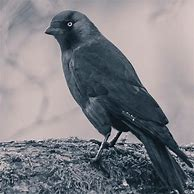
#> input picture bird.jpg, 194 x 194 px, found by its file name
$ python image.py
#> lines starting #> are read from the running program, lines starting #| are printed output that depends on the picture; after the words box and inside, x2 and y2 are one past the last pixel; in counts of white or black regions, pixels touching at a corner belong together
import cv2
import numpy as np

def segment_image(image_path):
    # Load the image
#> called with image_path = 'bird.jpg'
    imagee = cv2.imread(image_path)
#> imagee is the input picture: shape (194, 194, 3); mean B, G, R 132.9, 127.4, 127.4
    ideal = (512,512)
    image = cv2.resize(imagee, ideal)
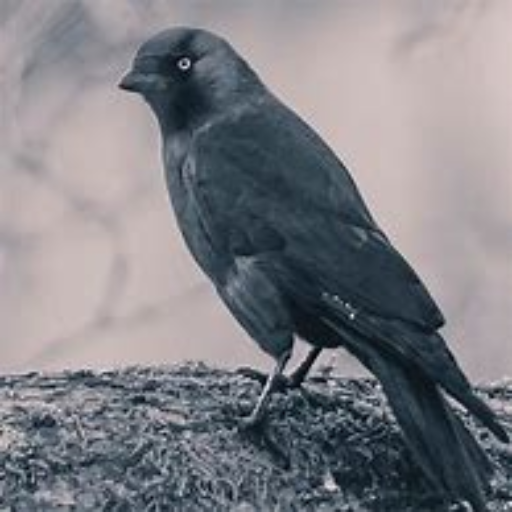
#> image: shape (512, 512, 3); mean B, G, R 132.8, 127.3, 127.3
    mask = np.zeros(image.shape[:2], dtype=np.uint8)

    # Define the bounding box for the region of interest (ROI)
    roi = (50,50, 400, 300)  # Example bounding box coordinates (x, y, width, height)

    # Create an initial mask with probable foreground and background regions
    bgd_model = np.zeros((1, 65), dtype=np.float64)
    fgd_model = np.zeros((1, 65), dtype=np.float64)
    rect = (roi[0], roi[1], roi[0] + roi[2], roi[1] + roi[3])
    cv2.grabCut(image, mask, rect, bgd_model, fgd_model, 5, cv2.GC_INIT_WITH_RECT)

    # Refine the segmentation by iteratively updating the mask
    mask = np.where((mask == 2) | (mask == 0), 0, 1).astype('uint8')  # Convert mask to binary (0 or 1)

    # Calculate the segmentation metrics: IOU and pixel accuracy
    ground_truth_mask = np.zeros(image.shape[:2], dtype=np.uint8)
    # Define the ground truth mask for evaluation (manually or from annotated data)
    # Set pixels inside the region of interest as foreground (1) and outside as background (0)
    ground_truth_mask[roi[1]:roi[1] + roi[3], roi[0]:roi[0] + roi[2]] = 1

    intersection = np.logical_and(ground_truth_mask, mask)
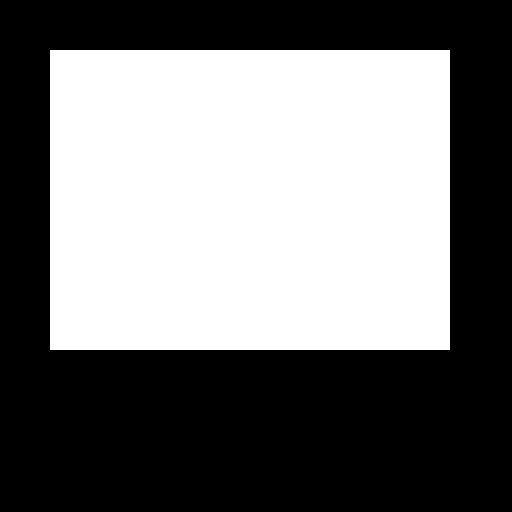
#> ground_truth_mask: shape (512, 512); values 0 (black) and 1 (white), 45.8% white; 1 white region, box (x1, y1, x2, y2) and area: (50, 50, 450, 350) 120000
    union = np.logical_or(ground_truth_mask, mask)
    iou = np.sum(intersection) / np.sum(union)
#> iou = 0.417
    pixel_accuracy = np.mean(ground_truth_mask == mask) * 100
#> pixel_accuracy = 72

    # Display the original image, segmented image, and ground truth mask
    cv2.imshow("Original Image", image)
    cv2.imshow("Segmented Image", mask * 255)
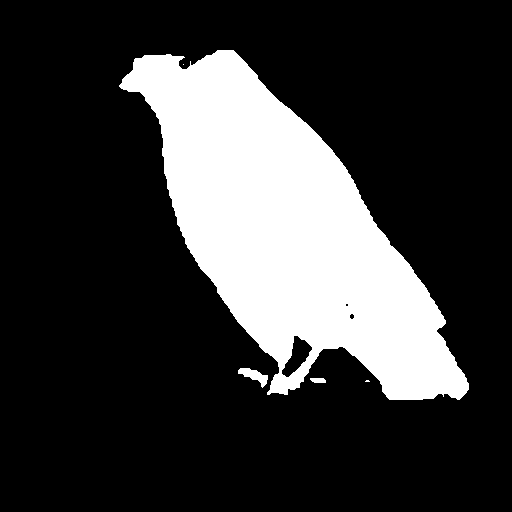
#> window 'Segmented Image': shape (512, 512); 22.3% white; 5 white regions (2 under 20 px), largest, box (x1, y1, x2, y2) and area: (119, 50, 469, 400) 58020, (238, 368, 268, 388) 267, (310, 378, 326, 383) 70
    cv2.imshow("Ground Truth Mask", ground_truth_mask * 255)
    cv2.waitKey(0)
    cv2.destroyAllWindows()

    print("IOU: {:.2f}".format(iou))
#| IOU: 0.42
    print("Pixel Accuracy: {:.2f}%".format(pixel_accuracy))
#| Pixel Accuracy: 72.00%

# Provide the path to your image
image_path = "bird.jpg"


# Call the segmentation function
segment_image(image_path)

$ run again, with tiger.jpg copied over bird.jpg
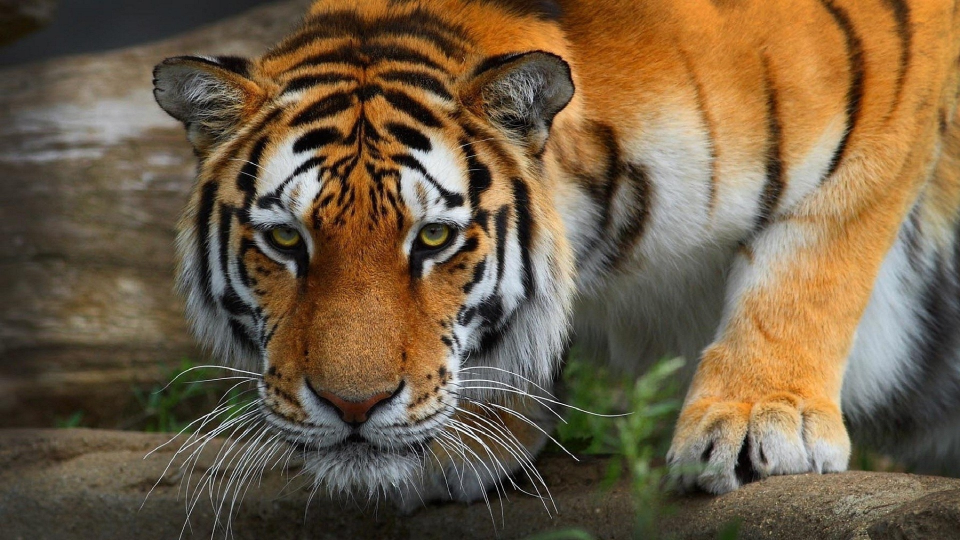
#> input picture tiger.jpg, 1920 x 1080 px, found by its file name (shown at 1/2 size)
#> in segment_image, imagee is the input picture: shape (1080, 1920, 3); mean B, G, R 68.6, 93.9, 113.5
#> in segment_image, `image = cv2.resize(imagee, ideal)`:
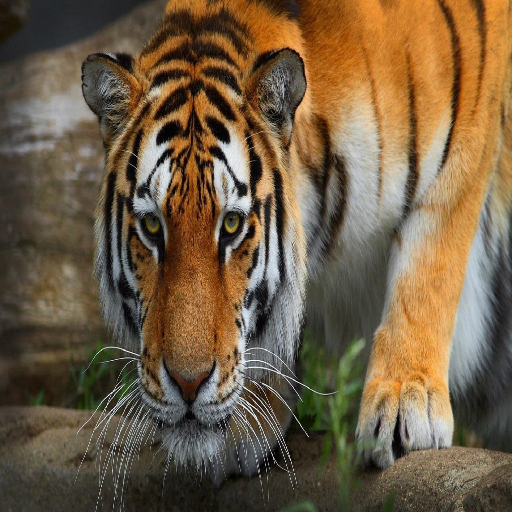
#> image: shape (512, 512, 3); mean B, G, R 68.4, 93.7, 113.4
#> ground_truth_mask: shape (512, 512); values 0 (black) and 1 (white), 45.8% white; 1 white region, box (x1, y1, x2, y2) and area: (50, 50, 450, 350) 120000
#> in segment_image, `cv2.imshow("Segmented Image", mask * 255)`:
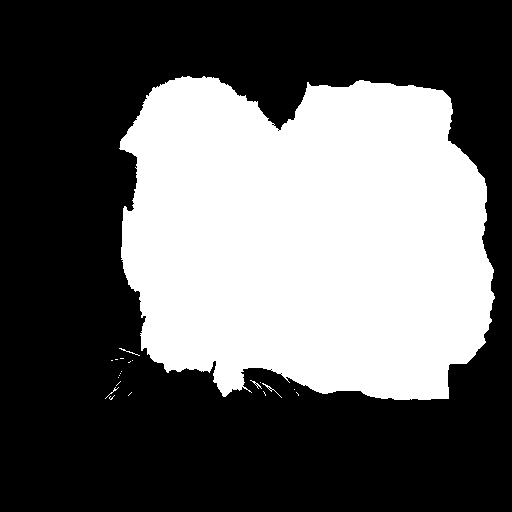
#> window 'Segmented Image': shape (512, 512); 38.4% white; 21 white regions (16 under 20 px), largest, box (x1, y1, x2, y2) and area: (119, 76, 495, 400) 100482, (262, 383, 282, 398) 32, (119, 348, 140, 356) 26, (250, 380, 262, 389) 24, (105, 387, 119, 399) 20
#| IOU: 0.60
#| Pixel Accuracy: 78.73%
